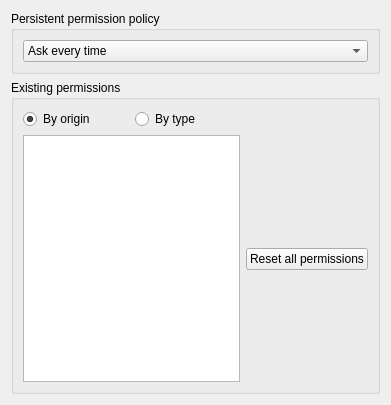
<?xml version="1.0" encoding="UTF-8"?>
<ui version="4.0">
 <class>Permissions</class>
 <widget class="QWidget" name="Permissions">
  <property name="geometry">
   <rect>
    <x>0</x>
    <y>0</y>
    <width>391</width>
    <height>405</height>
   </rect>
  </property>
  <property name="windowTitle">
   <string>Form</string>
  </property>
  <layout class="QVBoxLayout" name="verticalLayout_3">
   <item>
    <widget class="QGroupBox" name="groupBox_2">
     <property name="title">
      <string>Persistent permission policy</string>
     </property>
     <layout class="QVBoxLayout" name="verticalLayout_2">
      <item>
       <widget class="QComboBox" name="defaultPermissionPolicy">
        <property name="toolTip">
         <string>&lt;html&gt;&lt;head/&gt;&lt;body&gt;&lt;p&gt;What to do when a page requires a permission:&lt;/p&gt;
&lt;ul&gt;
&lt;li&gt;&lt;strong&gt;ask every time&lt;/strong&gt;: ask every time the page requires the permission whether to grant or deny permission&lt;/li&gt;
&lt;li&gt;&lt;strong&gt;only ask once per session&lt;/strong&gt;: only ask the first time the page requires the permission, then reuse the same answer until Konqueror is closed&lt;/li&gt;
&lt;li&gt;&lt;strong&gt;only ask once&lt;/strong&gt;: only ask the first time the page requires the permission, then reuse the same answer&lt;/li&gt;
&lt;/ul&gt;
&lt;p&gt;&lt;strong&gt;Note:&lt;/strong&gt; for security reasons, some permissions (for example, permission to access microphones or webcams) are always asked every time, regardless of this setting.&lt;/p&gt;
&lt;/body&gt;&lt;/html&gt;</string>
        </property>
        <item>
         <property name="text">
          <string>Ask every time</string>
         </property>
        </item>
        <item>
         <property name="text">
          <string>Only ask once per session</string>
         </property>
        </item>
        <item>
         <property name="text">
          <string>Only ask once</string>
         </property>
        </item>
       </widget>
      </item>
     </layout>
    </widget>
   </item>
   <item>
    <widget class="QGroupBox" name="groupBox">
     <property name="title">
      <string>Existing permissions</string>
     </property>
     <layout class="QGridLayout" name="gridLayout">
      <item row="1" column="1">
       <layout class="QVBoxLayout" name="verticalLayout">
        <item>
         <spacer name="verticalSpacer_3">
          <property name="orientation">
           <enum>Qt::Orientation::Vertical</enum>
          </property>
          <property name="sizeHint" stdset="0">
           <size>
            <width>20</width>
            <height>40</height>
           </size>
          </property>
         </spacer>
        </item>
        <item>
         <widget class="QPushButton" name="resetAllPermissionsBtn">
          <property name="text">
           <string>Reset all permissions</string>
          </property>
         </widget>
        </item>
        <item>
         <spacer name="verticalSpacer_4">
          <property name="orientation">
           <enum>Qt::Orientation::Vertical</enum>
          </property>
          <property name="sizeHint" stdset="0">
           <size>
            <width>20</width>
            <height>40</height>
           </size>
          </property>
         </spacer>
        </item>
       </layout>
      </item>
      <item row="0" column="0">
       <layout class="QHBoxLayout" name="horizontalLayout">
        <item>
         <widget class="QRadioButton" name="groupByOrigin">
          <property name="text">
           <string>By origin</string>
          </property>
          <property name="checked">
           <bool>true</bool>
          </property>
         </widget>
        </item>
        <item>
         <widget class="QRadioButton" name="groupByType">
          <property name="text">
           <string>By type</string>
          </property>
         </widget>
        </item>
       </layout>
      </item>
      <item row="1" column="0">
       <widget class="QTreeView" name="permissions">
        <property name="editTriggers">
         <set>QAbstractItemView::EditTrigger::DoubleClicked|QAbstractItemView::EditTrigger::EditKeyPressed</set>
        </property>
        <property name="sortingEnabled">
         <bool>true</bool>
        </property>
        <property name="allColumnsShowFocus">
         <bool>true</bool>
        </property>
       </widget>
      </item>
     </layout>
    </widget>
   </item>
  </layout>
 </widget>
 <resources/>
 <connections/>
</ui>
